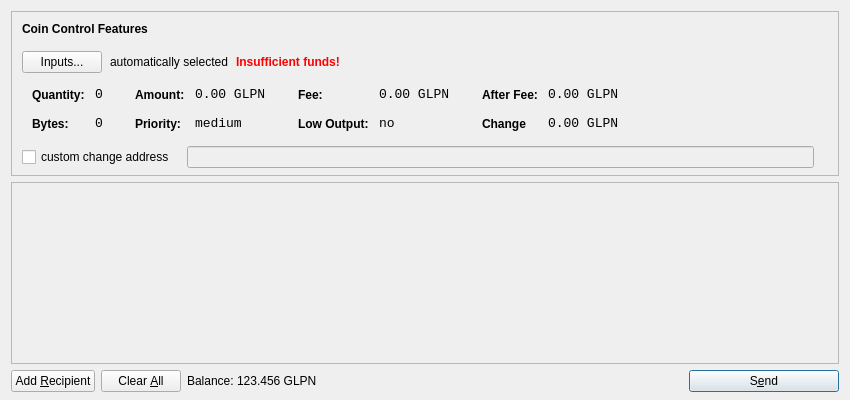
<?xml version="1.0" encoding="UTF-8"?>
<ui version="4.0">
 <class>SendCoinsDialog</class>
 <widget class="QDialog" name="SendCoinsDialog">
  <property name="geometry">
   <rect>
    <x>0</x>
    <y>0</y>
    <width>850</width>
    <height>400</height>
   </rect>
  </property>
  <property name="windowTitle">
   <string>Send Coins</string>
  </property>
  <layout class="QVBoxLayout" name="verticalLayout" stretch="0,1,0">
   <property name="bottomMargin">
    <number>8</number>
   </property>
   <item>
    <widget class="QFrame" name="frameCoinControl">
     <property name="sizePolicy">
      <sizepolicy hsizetype="Expanding" vsizetype="Expanding">
       <horstretch>0</horstretch>
       <verstretch>0</verstretch>
      </sizepolicy>
     </property>
     <property name="maximumSize">
      <size>
       <width>16777215</width>
       <height>16777215</height>
      </size>
     </property>
     <property name="frameShape">
      <enum>QFrame::StyledPanel</enum>
     </property>
     <property name="frameShadow">
      <enum>QFrame::Sunken</enum>
     </property>
     <layout class="QVBoxLayout" name="verticalLayoutCoinControl2">
      <property name="spacing">
       <number>-1</number>
      </property>
      <property name="leftMargin">
       <number>0</number>
      </property>
      <property name="topMargin">
       <number>0</number>
      </property>
      <property name="rightMargin">
       <number>0</number>
      </property>
      <property name="bottomMargin">
       <number>6</number>
      </property>
      <item>
       <layout class="QVBoxLayout" name="verticalLayoutCoinControl" stretch="0,0,0,0,1">
        <property name="spacing">
         <number>0</number>
        </property>
        <property name="leftMargin">
         <number>10</number>
        </property>
        <property name="topMargin">
         <number>10</number>
        </property>
        <item>
         <layout class="QHBoxLayout" name="horizontalLayoutCoinControl1">
          <property name="bottomMargin">
           <number>15</number>
          </property>
          <item>
           <widget class="QLabel" name="labelCoinControlFeatures">
            <property name="sizePolicy">
             <sizepolicy hsizetype="Preferred" vsizetype="Maximum">
              <horstretch>0</horstretch>
              <verstretch>0</verstretch>
             </sizepolicy>
            </property>
            <property name="font">
             <font>
              <weight>75</weight>
              <bold>true</bold>
             </font>
            </property>
            <property name="styleSheet">
             <string notr="true">font-weight:bold;</string>
            </property>
            <property name="text">
             <string>Coin Control Features</string>
            </property>
           </widget>
          </item>
         </layout>
        </item>
        <item>
         <layout class="QHBoxLayout" name="horizontalLayoutCoinControl2" stretch="0,0,0,0">
          <property name="spacing">
           <number>8</number>
          </property>
          <property name="bottomMargin">
           <number>10</number>
          </property>
          <item>
           <widget class="QPushButton" name="pushButtonCoinControl">
            <property name="styleSheet">
             <string notr="true"/>
            </property>
            <property name="text">
             <string>Inputs...</string>
            </property>
           </widget>
          </item>
          <item>
           <widget class="QLabel" name="labelCoinControlAutomaticallySelected">
            <property name="text">
             <string>automatically selected</string>
            </property>
            <property name="margin">
             <number>5</number>
            </property>
           </widget>
          </item>
          <item>
           <widget class="QLabel" name="labelCoinControlInsuffFunds">
            <property name="font">
             <font>
              <weight>75</weight>
              <bold>true</bold>
             </font>
            </property>
            <property name="styleSheet">
             <string notr="true">color:red;font-weight:bold;</string>
            </property>
            <property name="text">
             <string>Insufficient funds!</string>
            </property>
            <property name="margin">
             <number>5</number>
            </property>
           </widget>
          </item>
          <item>
           <spacer name="horizontalSpacerCoinControl">
            <property name="orientation">
             <enum>Qt::Horizontal</enum>
            </property>
            <property name="sizeHint" stdset="0">
             <size>
              <width>40</width>
              <height>1</height>
             </size>
            </property>
           </spacer>
          </item>
         </layout>
        </item>
        <item>
         <widget class="QWidget" name="widgetCoinControl" native="true">
          <property name="sizePolicy">
           <sizepolicy hsizetype="Preferred" vsizetype="Preferred">
            <horstretch>0</horstretch>
            <verstretch>0</verstretch>
           </sizepolicy>
          </property>
          <property name="minimumSize">
           <size>
            <width>0</width>
            <height>0</height>
           </size>
          </property>
          <property name="styleSheet">
           <string notr="true"/>
          </property>
          <layout class="QHBoxLayout" name="horizontalLayoutCoinControl5">
           <property name="margin">
            <number>0</number>
           </property>
           <item>
            <layout class="QHBoxLayout" name="horizontalLayoutCoinControl3" stretch="0,0,0,1">
             <property name="spacing">
              <number>20</number>
             </property>
             <property name="topMargin">
              <number>0</number>
             </property>
             <property name="bottomMargin">
              <number>10</number>
             </property>
             <item>
              <layout class="QFormLayout" name="formLayoutCoinControl1">
               <property name="horizontalSpacing">
                <number>10</number>
               </property>
               <property name="verticalSpacing">
                <number>14</number>
               </property>
               <property name="leftMargin">
                <number>10</number>
               </property>
               <property name="topMargin">
                <number>4</number>
               </property>
               <property name="rightMargin">
                <number>6</number>
               </property>
               <item row="0" column="0">
                <widget class="QLabel" name="labelCoinControlQuantityText">
                 <property name="styleSheet">
                  <string notr="true">font-weight:bold;</string>
                 </property>
                 <property name="text">
                  <string>Quantity:</string>
                 </property>
                 <property name="margin">
                  <number>0</number>
                 </property>
                </widget>
               </item>
               <item row="0" column="1">
                <widget class="QLabel" name="labelCoinControlQuantity">
                 <property name="font">
                  <font>
                   <family>Monospace</family>
                   <pointsize>10</pointsize>
                  </font>
                 </property>
                 <property name="cursor">
                  <cursorShape>IBeamCursor</cursorShape>
                 </property>
                 <property name="contextMenuPolicy">
                  <enum>Qt::ActionsContextMenu</enum>
                 </property>
                 <property name="text">
                  <string>0</string>
                 </property>
                 <property name="margin">
                  <number>0</number>
                 </property>
                 <property name="textInteractionFlags">
                  <set>Qt::LinksAccessibleByMouse|Qt::TextSelectableByKeyboard|Qt::TextSelectableByMouse</set>
                 </property>
                </widget>
               </item>
               <item row="1" column="0">
                <widget class="QLabel" name="labelCoinControlBytesText">
                 <property name="styleSheet">
                  <string notr="true">font-weight:bold;</string>
                 </property>
                 <property name="text">
                  <string>Bytes:</string>
                 </property>
                </widget>
               </item>
               <item row="1" column="1">
                <widget class="QLabel" name="labelCoinControlBytes">
                 <property name="font">
                  <font>
                   <family>Monospace</family>
                   <pointsize>10</pointsize>
                  </font>
                 </property>
                 <property name="cursor">
                  <cursorShape>IBeamCursor</cursorShape>
                 </property>
                 <property name="contextMenuPolicy">
                  <enum>Qt::ActionsContextMenu</enum>
                 </property>
                 <property name="text">
                  <string>0</string>
                 </property>
                 <property name="textInteractionFlags">
                  <set>Qt::LinksAccessibleByMouse|Qt::TextSelectableByKeyboard|Qt::TextSelectableByMouse</set>
                 </property>
                </widget>
               </item>
              </layout>
             </item>
             <item>
              <layout class="QFormLayout" name="formLayoutCoinControl2">
               <property name="horizontalSpacing">
                <number>10</number>
               </property>
               <property name="verticalSpacing">
                <number>14</number>
               </property>
               <property name="leftMargin">
                <number>6</number>
               </property>
               <property name="topMargin">
                <number>4</number>
               </property>
               <property name="rightMargin">
                <number>6</number>
               </property>
               <item row="0" column="0">
                <widget class="QLabel" name="labelCoinControlAmountText">
                 <property name="styleSheet">
                  <string notr="true">font-weight:bold;</string>
                 </property>
                 <property name="text">
                  <string>Amount:</string>
                 </property>
                 <property name="margin">
                  <number>0</number>
                 </property>
                </widget>
               </item>
               <item row="0" column="1">
                <widget class="QLabel" name="labelCoinControlAmount">
                 <property name="font">
                  <font>
                   <family>Monospace</family>
                   <pointsize>10</pointsize>
                  </font>
                 </property>
                 <property name="cursor">
                  <cursorShape>IBeamCursor</cursorShape>
                 </property>
                 <property name="contextMenuPolicy">
                  <enum>Qt::ActionsContextMenu</enum>
                 </property>
                 <property name="text">
                  <string>0.00 GLPN</string>
                 </property>
                 <property name="textInteractionFlags">
                  <set>Qt::LinksAccessibleByMouse|Qt::TextSelectableByKeyboard|Qt::TextSelectableByMouse</set>
                 </property>
                </widget>
               </item>
               <item row="1" column="0">
                <widget class="QLabel" name="labelCoinControlPriorityText">
                 <property name="styleSheet">
                  <string notr="true">font-weight:bold;</string>
                 </property>
                 <property name="text">
                  <string>Priority:</string>
                 </property>
                </widget>
               </item>
               <item row="1" column="1">
                <widget class="QLabel" name="labelCoinControlPriority">
                 <property name="font">
                  <font>
                   <family>Monospace</family>
                   <pointsize>10</pointsize>
                  </font>
                 </property>
                 <property name="cursor">
                  <cursorShape>IBeamCursor</cursorShape>
                 </property>
                 <property name="contextMenuPolicy">
                  <enum>Qt::ActionsContextMenu</enum>
                 </property>
                 <property name="text">
                  <string>medium</string>
                 </property>
                 <property name="textInteractionFlags">
                  <set>Qt::LinksAccessibleByMouse|Qt::TextSelectableByKeyboard|Qt::TextSelectableByMouse</set>
                 </property>
                </widget>
               </item>
              </layout>
             </item>
             <item>
              <layout class="QFormLayout" name="formLayoutCoinControl3">
               <property name="horizontalSpacing">
                <number>10</number>
               </property>
               <property name="verticalSpacing">
                <number>14</number>
               </property>
               <property name="leftMargin">
                <number>6</number>
               </property>
               <property name="topMargin">
                <number>4</number>
               </property>
               <property name="rightMargin">
                <number>6</number>
               </property>
               <item row="0" column="0">
                <widget class="QLabel" name="labelCoinControlFeeText">
                 <property name="styleSheet">
                  <string notr="true">font-weight:bold;</string>
                 </property>
                 <property name="text">
                  <string>Fee:</string>
                 </property>
                 <property name="margin">
                  <number>0</number>
                 </property>
                </widget>
               </item>
               <item row="0" column="1">
                <widget class="QLabel" name="labelCoinControlFee">
                 <property name="font">
                  <font>
                   <family>Monospace</family>
                   <pointsize>10</pointsize>
                  </font>
                 </property>
                 <property name="cursor">
                  <cursorShape>IBeamCursor</cursorShape>
                 </property>
                 <property name="contextMenuPolicy">
                  <enum>Qt::ActionsContextMenu</enum>
                 </property>
                 <property name="text">
                  <string>0.00 GLPN</string>
                 </property>
                 <property name="textInteractionFlags">
                  <set>Qt::LinksAccessibleByMouse|Qt::TextSelectableByKeyboard|Qt::TextSelectableByMouse</set>
                 </property>
                </widget>
               </item>
               <item row="1" column="0">
                <widget class="QLabel" name="labelCoinControlLowOutputText">
                 <property name="styleSheet">
                  <string notr="true">font-weight:bold;</string>
                 </property>
                 <property name="text">
                  <string>Low Output:</string>
                 </property>
                </widget>
               </item>
               <item row="1" column="1">
                <widget class="QLabel" name="labelCoinControlLowOutput">
                 <property name="font">
                  <font>
                   <family>Monospace</family>
                   <pointsize>10</pointsize>
                  </font>
                 </property>
                 <property name="cursor">
                  <cursorShape>IBeamCursor</cursorShape>
                 </property>
                 <property name="contextMenuPolicy">
                  <enum>Qt::ActionsContextMenu</enum>
                 </property>
                 <property name="text">
                  <string>no</string>
                 </property>
                 <property name="textInteractionFlags">
                  <set>Qt::LinksAccessibleByMouse|Qt::TextSelectableByKeyboard|Qt::TextSelectableByMouse</set>
                 </property>
                </widget>
               </item>
              </layout>
             </item>
             <item>
              <layout class="QFormLayout" name="formLayoutCoinControl4">
               <property name="horizontalSpacing">
                <number>10</number>
               </property>
               <property name="verticalSpacing">
                <number>14</number>
               </property>
               <property name="leftMargin">
                <number>6</number>
               </property>
               <property name="topMargin">
                <number>4</number>
               </property>
               <property name="rightMargin">
                <number>6</number>
               </property>
               <item row="0" column="0">
                <widget class="QLabel" name="labelCoinControlAfterFeeText">
                 <property name="styleSheet">
                  <string notr="true">font-weight:bold;</string>
                 </property>
                 <property name="text">
                  <string>After Fee:</string>
                 </property>
                 <property name="margin">
                  <number>0</number>
                 </property>
                </widget>
               </item>
               <item row="0" column="1">
                <widget class="QLabel" name="labelCoinControlAfterFee">
                 <property name="font">
                  <font>
                   <family>Monospace</family>
                   <pointsize>10</pointsize>
                  </font>
                 </property>
                 <property name="cursor">
                  <cursorShape>IBeamCursor</cursorShape>
                 </property>
                 <property name="contextMenuPolicy">
                  <enum>Qt::ActionsContextMenu</enum>
                 </property>
                 <property name="text">
                  <string>0.00 GLPN</string>
                 </property>
                 <property name="textInteractionFlags">
                  <set>Qt::LinksAccessibleByMouse|Qt::TextSelectableByKeyboard|Qt::TextSelectableByMouse</set>
                 </property>
                </widget>
               </item>
               <item row="1" column="0">
                <widget class="QLabel" name="labelCoinControlChangeText">
                 <property name="styleSheet">
                  <string notr="true">font-weight:bold;</string>
                 </property>
                 <property name="text">
                  <string>Change</string>
                 </property>
                </widget>
               </item>
               <item row="1" column="1">
                <widget class="QLabel" name="labelCoinControlChange">
                 <property name="font">
                  <font>
                   <family>Monospace</family>
                   <pointsize>10</pointsize>
                  </font>
                 </property>
                 <property name="cursor">
                  <cursorShape>IBeamCursor</cursorShape>
                 </property>
                 <property name="contextMenuPolicy">
                  <enum>Qt::ActionsContextMenu</enum>
                 </property>
                 <property name="text">
                  <string>0.00 GLPN</string>
                 </property>
                 <property name="textInteractionFlags">
                  <set>Qt::LinksAccessibleByMouse|Qt::TextSelectableByKeyboard|Qt::TextSelectableByMouse</set>
                 </property>
                </widget>
               </item>
              </layout>
             </item>
            </layout>
           </item>
          </layout>
         </widget>
        </item>
        <item>
         <layout class="QHBoxLayout" name="horizontalLayoutCoinControl4" stretch="0,0,0">
          <property name="spacing">
           <number>12</number>
          </property>
          <property name="sizeConstraint">
           <enum>QLayout::SetDefaultConstraint</enum>
          </property>
          <property name="topMargin">
           <number>5</number>
          </property>
          <property name="rightMargin">
           <number>5</number>
          </property>
          <item>
           <widget class="QCheckBox" name="checkBoxCoinControlChange">
            <property name="text">
             <string>custom change address</string>
            </property>
           </widget>
          </item>
          <item>
           <widget class="QLineEdit" name="lineEditCoinControlChange">
            <property name="enabled">
             <bool>false</bool>
            </property>
            <property name="sizePolicy">
             <sizepolicy hsizetype="Expanding" vsizetype="Fixed">
              <horstretch>0</horstretch>
              <verstretch>0</verstretch>
             </sizepolicy>
            </property>
           </widget>
          </item>
          <item>
           <widget class="QLabel" name="labelCoinControlChangeLabel">
            <property name="sizePolicy">
             <sizepolicy hsizetype="Preferred" vsizetype="Expanding">
              <horstretch>0</horstretch>
              <verstretch>0</verstretch>
             </sizepolicy>
            </property>
            <property name="minimumSize">
             <size>
              <width>0</width>
              <height>0</height>
             </size>
            </property>
            <property name="text">
             <string/>
            </property>
            <property name="margin">
             <number>3</number>
            </property>
           </widget>
          </item>
         </layout>
        </item>
        <item>
         <spacer name="verticalSpacerCoinControl">
          <property name="orientation">
           <enum>Qt::Vertical</enum>
          </property>
          <property name="sizeHint" stdset="0">
           <size>
            <width>800</width>
            <height>1</height>
           </size>
          </property>
         </spacer>
        </item>
       </layout>
      </item>
     </layout>
    </widget>
   </item>
   <item>
    <widget class="QScrollArea" name="scrollArea">
     <property name="widgetResizable">
      <bool>true</bool>
     </property>
     <widget class="QWidget" name="scrollAreaWidgetContents">
      <property name="geometry">
       <rect>
        <x>0</x>
        <y>0</y>
        <width>830</width>
        <height>165</height>
       </rect>
      </property>
      <layout class="QVBoxLayout" name="verticalLayout_2">
       <property name="margin">
        <number>0</number>
       </property>
       <item>
        <layout class="QVBoxLayout" name="entries">
         <property name="spacing">
          <number>6</number>
         </property>
        </layout>
       </item>
       <item>
        <spacer name="verticalSpacer">
         <property name="orientation">
          <enum>Qt::Vertical</enum>
         </property>
         <property name="sizeHint" stdset="0">
          <size>
           <width>20</width>
           <height>40</height>
          </size>
         </property>
        </spacer>
       </item>
      </layout>
     </widget>
    </widget>
   </item>
   <item>
    <layout class="QHBoxLayout" name="horizontalLayout">
     <item>
      <widget class="QPushButton" name="addButton">
       <property name="toolTip">
        <string>Send to multiple recipients at once</string>
       </property>
       <property name="text">
        <string>Add &amp;Recipient</string>
       </property>
       <property name="icon">
        <iconset resource="../bitcoin.qrc">
         <normaloff>:/icons/add</normaloff>:/icons/add</iconset>
       </property>
       <property name="autoDefault">
        <bool>false</bool>
       </property>
      </widget>
     </item>
     <item>
      <widget class="QPushButton" name="clearButton">
       <property name="sizePolicy">
        <sizepolicy hsizetype="Minimum" vsizetype="Fixed">
         <horstretch>0</horstretch>
         <verstretch>0</verstretch>
        </sizepolicy>
       </property>
       <property name="toolTip">
        <string>Remove all transaction fields</string>
       </property>
       <property name="text">
        <string>Clear &amp;All</string>
       </property>
       <property name="icon">
        <iconset resource="../bitcoin.qrc">
         <normaloff>:/icons/remove</normaloff>:/icons/remove</iconset>
       </property>
       <property name="autoRepeatDelay">
        <number>300</number>
       </property>
       <property name="autoDefault">
        <bool>false</bool>
       </property>
      </widget>
     </item>
     <item>
      <layout class="QHBoxLayout" name="horizontalLayout_2">
       <property name="spacing">
        <number>3</number>
       </property>
       <item>
        <widget class="QLabel" name="label">
         <property name="sizePolicy">
          <sizepolicy hsizetype="Preferred" vsizetype="Fixed">
           <horstretch>0</horstretch>
           <verstretch>0</verstretch>
          </sizepolicy>
         </property>
         <property name="text">
          <string>Balance:</string>
         </property>
        </widget>
       </item>
       <item>
        <widget class="QLabel" name="labelBalance">
         <property name="sizePolicy">
          <sizepolicy hsizetype="Preferred" vsizetype="Fixed">
           <horstretch>0</horstretch>
           <verstretch>0</verstretch>
          </sizepolicy>
         </property>
         <property name="cursor">
          <cursorShape>IBeamCursor</cursorShape>
         </property>
         <property name="text">
          <string>123.456 GLPN</string>
         </property>
         <property name="textInteractionFlags">
          <set>Qt::LinksAccessibleByMouse|Qt::TextSelectableByKeyboard|Qt::TextSelectableByMouse</set>
         </property>
        </widget>
       </item>
      </layout>
     </item>
     <item>
      <spacer name="horizontalSpacer">
       <property name="orientation">
        <enum>Qt::Horizontal</enum>
       </property>
       <property name="sizeHint" stdset="0">
        <size>
         <width>40</width>
         <height>20</height>
        </size>
       </property>
      </spacer>
     </item>
     <item>
      <widget class="QPushButton" name="sendButton">
       <property name="minimumSize">
        <size>
         <width>150</width>
         <height>0</height>
        </size>
       </property>
       <property name="toolTip">
        <string>Confirm the send action</string>
       </property>
       <property name="text">
        <string>S&amp;end</string>
       </property>
       <property name="icon">
        <iconset resource="../bitcoin.qrc">
         <normaloff>:/icons/send</normaloff>:/icons/send</iconset>
       </property>
       <property name="default">
        <bool>true</bool>
       </property>
      </widget>
     </item>
    </layout>
   </item>
  </layout>
 </widget>
 <resources>
  <include location="../bitcoin.qrc"/>
 </resources>
 <connections/>
</ui>
